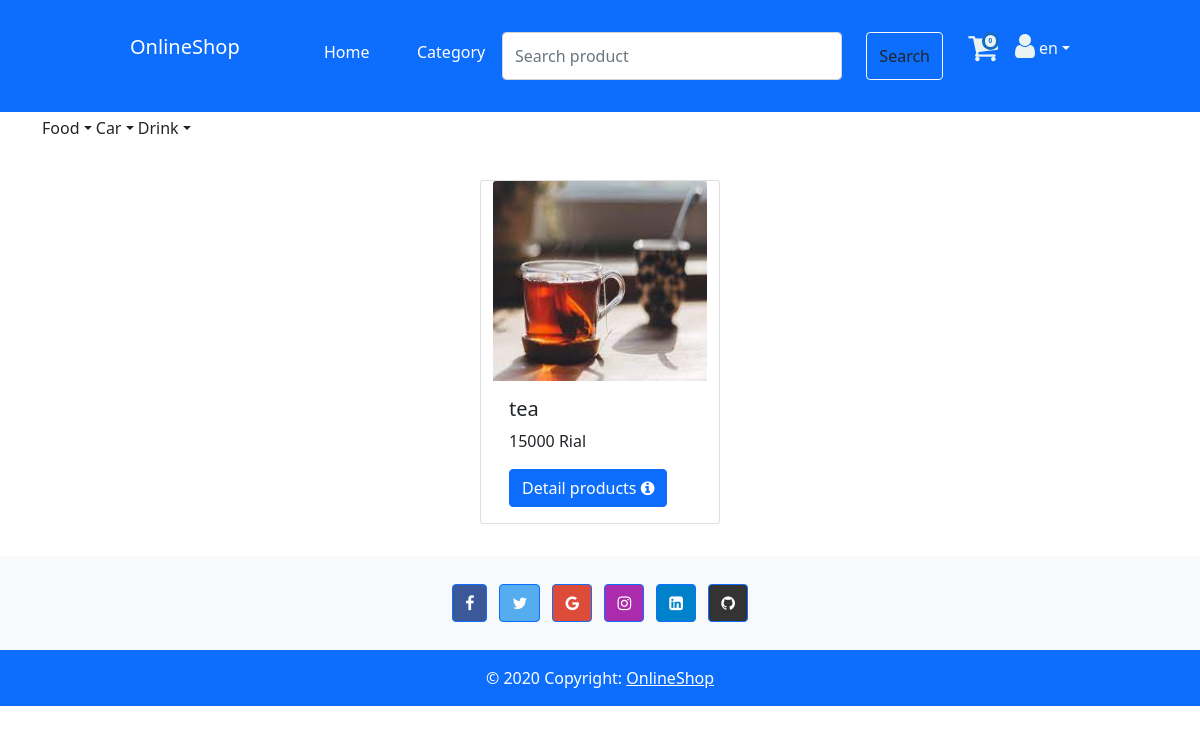
Page /en/product/category_product/7?page=1 on the committed database.
### product/models.py (models this page shows, shortened)
class Category(BaseModel):
    category_name = models.CharField(max_length=20, null=True, blank=True)
    category_root = models.ForeignKey('self', on_delete=models.CASCADE, related_name='sub_categories',
                                      verbose_name='Parent Category',
                                      null=True, blank=True)
    discount = models.ForeignKey(Discount, on_delete=models.CASCADE, null=True, blank=True)
    class Meta:
        verbose_name = _('Category')
        verbose_name_plural = _('Category')

class Product(BaseModel):
    name_product = models.CharField(max_length=20, null=False)
    brand = models.CharField(max_length=20, null=True, blank=True)
    descriptions = models.TextField(max_length=250, null=True, blank=True)
    price = models.PositiveIntegerField(null=False)
    number_store = models.PositiveIntegerField(default=1)
    status = models.CharField(max_length=15, choices=(('exist', True), ('Not exist', False)), default=False)
    category = models.ForeignKey(Category, on_delete=models.RESTRICT, null=False)
    image = models.FileField(default='NO_pic.png', upload_to='Product_pic/%Y/%m/%d')
    discount = models.ForeignKey(Discount, on_delete=models.CASCADE)
    class Meta:
        verbose_name = _('Product')
        verbose_name_plural = _('Products')

### product/views.py (the view)
# urls.py: path('category_product/<int:pk>', product_for_categoryListview.as_view(), name='category_product'),
class product_for_categoryListview(View):
    def get(self, request, pk):
        category_list = Category.objects.all()
        product_category = Product.objects.filter(category_id=pk)
        page = Paginator(product_category, 1)
        page_number = request.GET.get('page')
        product_category_page = page.page(page_number)
        context = {
            'product_category_page': product_category_page,
            'Category_list': category_list,
            'cat_id': pk
        }
        return render(request, 'landing/product/List_product.html', context=context)

### core/manager.py (called while the page is built)
    def get_queryset(self):
        return super().get_queryset().filter(is_deleted=False)

### templates/landing/product/List_product.html (shortened to what this page needs)
{% extends "landing/product/Category.html" %}
{% load i18n %}
{% block content %}
    {% load static %}
    <link rel="stylesheet" type="text/css" href="{% static "landing/css/product.css" %}">
    <link rel="stylesheet" type="text/css" href="{% static "landing/css/category.css" %}">
    <div class="container mt-1">
        {% for i in Category_list %}
            <div class="dropdown">
                {% if  i.category_root  == None %}
                    <p type="button" class=" dropdown-toggle" data-bs-toggle="dropdown">
                        {{ i.category_name }}</p>
                {% endif %}
            </div>
        {% endfor %}
    </div>
    <div class="container mt-3 mb-3 d-flex justify-content-center">
        <div class="row d-flex justify-content-center">
            {% for product in product_category_page.object_list %}
                <div class="card  m-2 " style="width: 15rem;">
                    <a href="{% url 'product:Detail_product' product.id %}">
                        <img src="{{ product.image.url }}" class="card-img-top" data-bs-toggle="modal"
                             data-bs-target="#{{ product.name_product }}"
                             alt="{{ product.name_product }}" width="350" height="200">
                    </a>
                    <div class="card-body">
                        <h5 class="card-title">{{ product.name_product }}</h5>
                        <p class="card-text">{{ product.price }} {% trans 'Rial'%}</p>
                        <a class="btn btn-primary" href="{% url 'product:Detail_product' product.id %}">{% trans 'Detail products' %}
                            <i class="fa fa-info-circle  ml-2" aria-hidden="true"></i>
                        </a>
                    </div>
                </div>
            {% endfor %}
        </div>
    </div>
{% endblock %}

### static/landing/css/category.css (style rules this page uses)
.dropdown { position: relative; display: inline-block; }

### rows in the picture
Category: category_name "Food"
Category: category_name "Car"
Category: category_name "Drink"
Product: image (picture), name_product "tea", price "15000"

### other values in the picture
{{ CUREENT_LANG }} "en"
